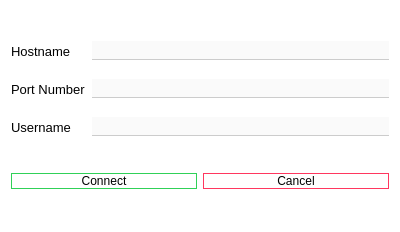
<?xml version="1.0" encoding="UTF-8"?>
<ui version="4.0">
 <class>Form</class>
 <widget class="QWidget" name="Form">
  <property name="geometry">
   <rect>
    <x>0</x>
    <y>0</y>
    <width>400</width>
    <height>232</height>
   </rect>
  </property>
  <property name="windowTitle">
   <string>QtChat - Connect</string>
  </property>
  <property name="styleSheet">
   <string notr="true">background: #fff;</string>
  </property>
  <layout class="QVBoxLayout" name="verticalLayout">
   <item>
    <layout class="QGridLayout" name="gridLayout">
     <property name="verticalSpacing">
      <number>18</number>
     </property>
     <item row="1" column="0">
      <widget class="QLabel" name="label_2">
       <property name="font">
        <font>
         <pointsize>10</pointsize>
        </font>
       </property>
       <property name="text">
        <string>Port Number</string>
       </property>
      </widget>
     </item>
     <item row="1" column="1">
      <widget class="QLineEdit" name="port">
       <property name="font">
        <font>
         <pointsize>10</pointsize>
        </font>
       </property>
       <property name="styleSheet">
        <string notr="true">#port {
	background-color: #fafafa;
	border: 1px solid transparent;
	border-bottom-color: #ccc;
	padding: .2em;
	margin-bottom: 1px;
}
#port:focus {
	border-bottom-color: #64d2ff;
	border-width: 2px;
}</string>
       </property>
      </widget>
     </item>
     <item row="2" column="1">
      <widget class="QLineEdit" name="username">
       <property name="font">
        <font>
         <pointsize>10</pointsize>
        </font>
       </property>
       <property name="styleSheet">
        <string notr="true">#username {
	background-color: #fafafa;
	border: 1px solid transparent;
	border-bottom-color: #ccc;
	padding: .2em;
	margin-bottom: 1px;
}
#username:focus {
	border-bottom-color: #64d2ff;
	border-width: 2px;
}</string>
       </property>
      </widget>
     </item>
     <item row="2" column="0">
      <widget class="QLabel" name="label_3">
       <property name="font">
        <font>
         <pointsize>10</pointsize>
        </font>
       </property>
       <property name="text">
        <string>Username</string>
       </property>
      </widget>
     </item>
     <item row="0" column="1">
      <widget class="QLineEdit" name="hostname">
       <property name="font">
        <font>
         <pointsize>10</pointsize>
        </font>
       </property>
       <property name="styleSheet">
        <string notr="true">#hostname {
	background-color: #fafafa;
	border: 1px solid transparent;
	border-bottom-color: #ccc;
	padding: .2em;
	margin-bottom: 1px;
}
#hostname:focus {
	border-bottom-color: #64d2ff;
	border-width: 2px;
}</string>
       </property>
      </widget>
     </item>
     <item row="0" column="0">
      <widget class="QLabel" name="label">
       <property name="font">
        <font>
         <pointsize>10</pointsize>
        </font>
       </property>
       <property name="text">
        <string>Hostname</string>
       </property>
      </widget>
     </item>
    </layout>
   </item>
   <item>
    <layout class="QHBoxLayout" name="horizontalLayout">
     <item>
      <widget class="QPushButton" name="connect">
       <property name="styleSheet">
        <string notr="true">#connect {
	border: 1px solid #30d158;
	border-radius: .3em;
	padding: .2em .5em;
	min-width: 4em;
}
#connect:hover {
	background-color: #30d158;
	color: #fff;
}</string>
       </property>
       <property name="text">
        <string>Connect</string>
       </property>
      </widget>
     </item>
     <item>
      <widget class="QPushButton" name="cancel">
       <property name="styleSheet">
        <string notr="true">#cancel {
	border: 1px solid #ff375f;
	border-radius: .3em;
	padding: .2em .5em;
	min-width: 4em;
}
#cancel:hover {
	background-color: #ff375f;
	color: #fff;
	padding-left: 0;
}</string>
       </property>
       <property name="text">
        <string>Cancel</string>
       </property>
      </widget>
     </item>
    </layout>
   </item>
  </layout>
 </widget>
 <resources/>
 <connections/>
</ui>
